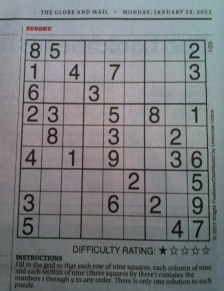
#> input picture img/sudoku.jpg, 224 x 291 px, found by its file name
$ python edge_scharr.py
#> lines starting #> are read from the running program, lines starting #| are printed output that depends on the picture
"""
opencv

출처

제목: 파이썬으로 만드는 OpenCV 프로젝트
저자: 이세우
출판: 프로그래밍인사이트
"""
"""
요약

[예제 6-10] 샤르 마스크를 적용한 경계 검출
"""
import cv2
import numpy as np

img = cv2.imread(filename="../img/sudoku.jpg")
#> img is the input picture: shape (291, 224, 3); mean B, G, R 127.4, 124.5, 122.2

gx_k = np.array([[-3,0,3],[-10,0,10],[-3,0,3]])
gy_k = np.array([[-3,-10,-3],[0,0,0],[3,10,3]])

edge_gx = cv2.filter2D(src=img, ddepth=-1, kernel=gx_k)
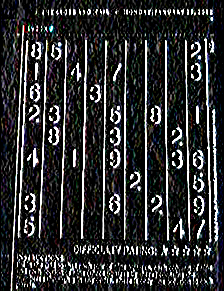
#> edge_gx: shape (291, 224, 3); mean B, G, R 48.9, 47.9, 47.2
edge_gy = cv2.filter2D(src=img, ddepth=-1, kernel=gy_k)
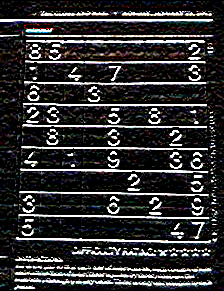
#> edge_gy: shape (291, 224, 3); mean B, G, R 48.7, 47.9, 48.4

scharrx = cv2.Scharr(src=img, ddepth=-1, dx=1, dy=0)
scharry = cv2.Scharr(src=img, ddepth=-1, dx=0, dy=1)

cv2.imshow(winname="ori/gx/gy/ori/scharrx/scharry", mat=np.vstack((np.hstack((img,edge_gx,edge_gy)),
                                                                   np.hstack((img,scharrx,scharry)))))
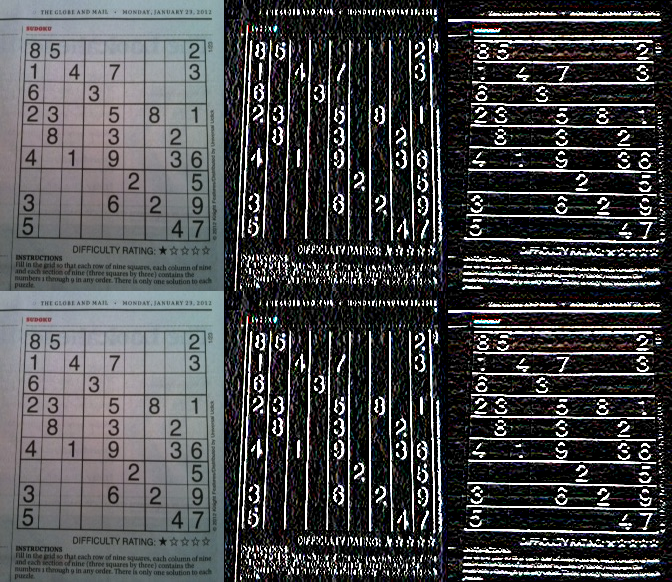
#> window 'ori/gx/gy/ori/scharrx/scharry': shape (582, 672, 3); mean B, G, R 75, 73.4, 72.6
cv2.waitKey()
cv2.destroyAllWindows()

$ run again, with img/abnormal.jpg copied over img/sudoku.jpg
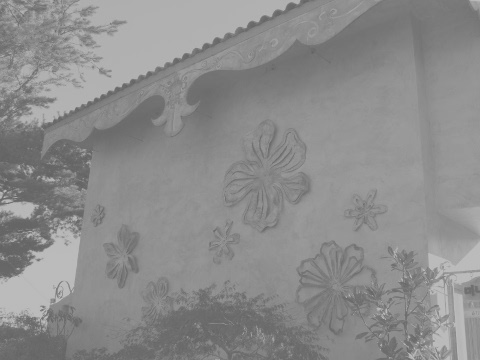
#> input picture img/abnormal.jpg, 480 x 360 px, found by its file name
#> img is the input picture: shape (360, 480, 3); min 96, max 194, mean 140.1
#> `edge_gy = cv2.filter2D(src=img, ddepth=-1, kernel=gy_k)`:
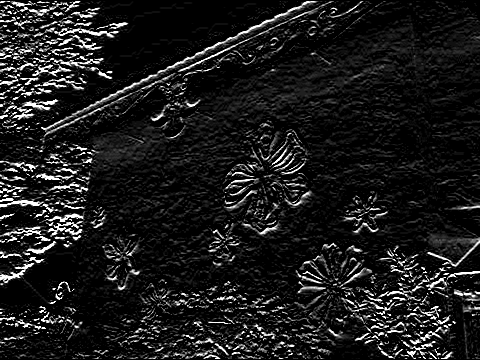
#> edge_gy: shape (360, 480, 3); min 0, max 255, mean 27.9
#> `cv2.imshow(winname="ori/gx/gy/ori/scharrx/scharry", mat=np.vstack((np...`:
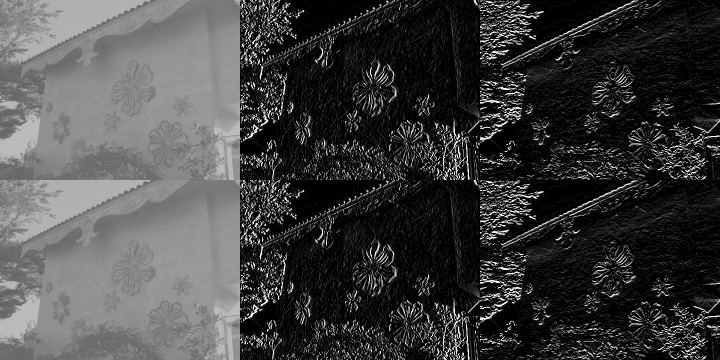
#> window 'ori/gx/gy/ori/scharrx/scharry': shape (720, 1440, 3) (shown at 1/2 size); min 0, max 255, mean 65.3
